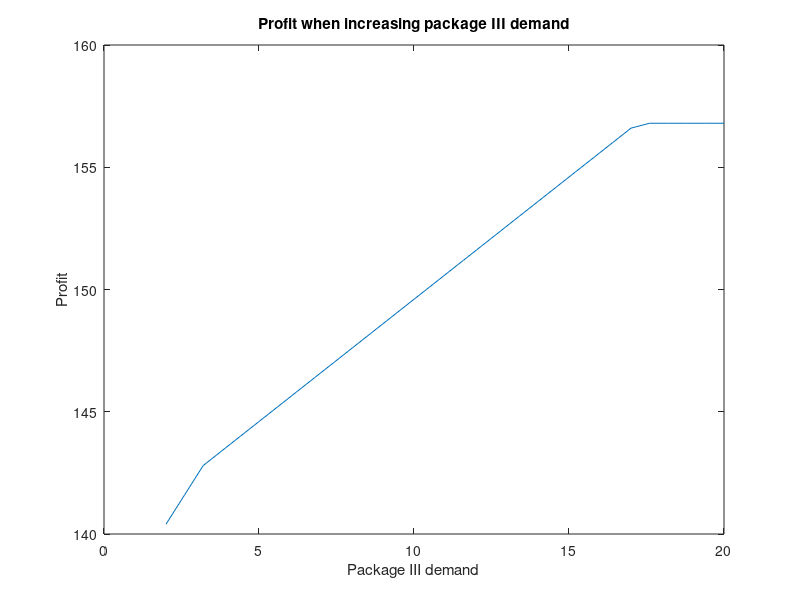

Recreate this plot in MATLAB.
a = [2 
2.6
3.2
3.8
4.4
5
5.6
6.2
6.8
7.4
8
8.6
9.2
9.8
10.4
11
11.6
12.2
12.8
13.4
14
14.6
15.2
15.8
16.4
17
17.6
18.2
18.8
19.4
20
];
b = [140.4
141.6
142.8
143.4
144
144.6
145.2
145.8
146.4
147
147.6
148.2
148.8
149.4
150
150.6
151.2
151.8
152.4
153
153.6
154.2
154.8
155.4
156
156.6
156.8
156.8
156.8
156.8
156.8];

plot(a,b)
title('Profit when increasing package III demand')
xlabel('Package III demand')
ylabel('Profit')